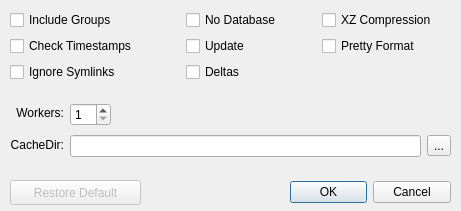
<?xml version="1.0" encoding="UTF-8"?>
<ui version="4.0">
 <class>CreaterepoArguments</class>
 <widget class="QDialog" name="CreaterepoArguments">
  <property name="geometry">
   <rect>
    <x>0</x>
    <y>0</y>
    <width>461</width>
    <height>211</height>
   </rect>
  </property>
  <property name="minimumSize">
   <size>
    <width>461</width>
    <height>211</height>
   </size>
  </property>
  <property name="maximumSize">
   <size>
    <width>461</width>
    <height>211</height>
   </size>
  </property>
  <property name="windowTitle">
   <string>Createrepo Arguments</string>
  </property>
  <property name="windowIcon">
   <iconset resource="Images.qrc">
    <normaloff>:/Icons/Images/yumrepomanager.png</normaloff>:/Icons/Images/yumrepomanager.png</iconset>
  </property>
  <widget class="QDialogButtonBox" name="buttonBox">
   <property name="geometry">
    <rect>
     <x>290</x>
     <y>180</y>
     <width>161</width>
     <height>25</height>
    </rect>
   </property>
   <property name="standardButtons">
    <set>QDialogButtonBox::Cancel|QDialogButtonBox::Ok</set>
   </property>
  </widget>
  <widget class="QPushButton" name="pushButtonRestoreDefault">
   <property name="enabled">
    <bool>false</bool>
   </property>
   <property name="geometry">
    <rect>
     <x>10</x>
     <y>180</y>
     <width>131</width>
     <height>25</height>
    </rect>
   </property>
   <property name="text">
    <string>Restore Default</string>
   </property>
   <property name="icon">
    <iconset resource="Images.qrc">
     <normaloff>:/Icons/Images/Undo.png</normaloff>:/Icons/Images/Undo.png</iconset>
   </property>
   <property name="iconSize">
    <size>
     <width>12</width>
     <height>12</height>
    </size>
   </property>
  </widget>
  <widget class="QWidget" name="layoutWidget1">
   <property name="geometry">
    <rect>
     <x>10</x>
     <y>100</y>
     <width>441</width>
     <height>62</height>
    </rect>
   </property>
   <layout class="QHBoxLayout" name="horizontalLayout_4">
    <item>
     <layout class="QVBoxLayout" name="verticalLayout_4">
      <property name="spacing">
       <number>-1</number>
      </property>
      <property name="bottomMargin">
       <number>4</number>
      </property>
      <item>
       <widget class="QLabel" name="labelWorkers">
        <property name="text">
         <string>Workers:</string>
        </property>
        <property name="alignment">
         <set>Qt::AlignRight|Qt::AlignTrailing|Qt::AlignVCenter</set>
        </property>
        <property name="indent">
         <number>0</number>
        </property>
        <property name="buddy">
         <cstring>spinBoxWorkers</cstring>
        </property>
       </widget>
      </item>
      <item>
       <widget class="QLabel" name="labelCacheDir">
        <property name="text">
         <string>CacheDir:</string>
        </property>
        <property name="alignment">
         <set>Qt::AlignRight|Qt::AlignTrailing|Qt::AlignVCenter</set>
        </property>
        <property name="indent">
         <number>0</number>
        </property>
        <property name="buddy">
         <cstring>lineEditCacheDir</cstring>
        </property>
       </widget>
      </item>
     </layout>
    </item>
    <item>
     <layout class="QVBoxLayout" name="verticalLayout_3">
      <item>
       <layout class="QHBoxLayout" name="horizontalLayout_2">
        <item>
         <widget class="QSpinBox" name="spinBoxWorkers">
          <property name="minimum">
           <number>1</number>
          </property>
         </widget>
        </item>
        <item>
         <spacer name="horizontalSpacer">
          <property name="orientation">
           <enum>Qt::Horizontal</enum>
          </property>
          <property name="sizeHint" stdset="0">
           <size>
            <width>40</width>
            <height>20</height>
           </size>
          </property>
         </spacer>
        </item>
       </layout>
      </item>
      <item>
       <layout class="QHBoxLayout" name="horizontalLayout">
        <property name="topMargin">
         <number>0</number>
        </property>
        <property name="bottomMargin">
         <number>0</number>
        </property>
        <item>
         <widget class="QLineEdit" name="lineEditCacheDir"/>
        </item>
        <item>
         <widget class="QToolButton" name="toolButton">
          <property name="text">
           <string>...</string>
          </property>
         </widget>
        </item>
       </layout>
      </item>
     </layout>
    </item>
   </layout>
  </widget>
  <widget class="QWidget" name="layoutWidget">
   <property name="geometry">
    <rect>
     <x>10</x>
     <y>10</y>
     <width>441</width>
     <height>81</height>
    </rect>
   </property>
   <layout class="QHBoxLayout" name="horizontalLayout_3">
    <item>
     <layout class="QVBoxLayout" name="verticalLayout_5">
      <property name="rightMargin">
       <number>10</number>
      </property>
      <item>
       <widget class="QCheckBox" name="checkBoxIncludeGroups">
        <property name="text">
         <string>Include Groups</string>
        </property>
       </widget>
      </item>
      <item>
       <widget class="QCheckBox" name="checkBoxCheckTimestamps">
        <property name="minimumSize">
         <size>
          <width>160</width>
          <height>0</height>
         </size>
        </property>
        <property name="maximumSize">
         <size>
          <width>160</width>
          <height>16777215</height>
         </size>
        </property>
        <property name="text">
         <string>Check Timestamps</string>
        </property>
        <property name="tristate">
         <bool>false</bool>
        </property>
       </widget>
      </item>
      <item>
       <widget class="QCheckBox" name="checkBoxIgnoreSymlinks">
        <property name="text">
         <string>Ignore Symlinks</string>
        </property>
       </widget>
      </item>
      <item>
       <spacer name="verticalSpacer_3">
        <property name="orientation">
         <enum>Qt::Vertical</enum>
        </property>
        <property name="sizeHint" stdset="0">
         <size>
          <width>144</width>
          <height>13</height>
         </size>
        </property>
       </spacer>
      </item>
     </layout>
    </item>
    <item>
     <layout class="QVBoxLayout" name="verticalLayout_2">
      <property name="leftMargin">
       <number>0</number>
      </property>
      <property name="rightMargin">
       <number>0</number>
      </property>
      <property name="bottomMargin">
       <number>0</number>
      </property>
      <item>
       <widget class="QCheckBox" name="checkBoxNoDatabase">
        <property name="text">
         <string>No Database</string>
        </property>
       </widget>
      </item>
      <item>
       <widget class="QCheckBox" name="checkBoxUpdate">
        <property name="text">
         <string>Update</string>
        </property>
       </widget>
      </item>
      <item>
       <widget class="QCheckBox" name="checkBoxDeltas">
        <property name="text">
         <string>Deltas</string>
        </property>
       </widget>
      </item>
      <item>
       <spacer name="verticalSpacer_2">
        <property name="orientation">
         <enum>Qt::Vertical</enum>
        </property>
        <property name="sizeHint" stdset="0">
         <size>
          <width>20</width>
          <height>40</height>
         </size>
        </property>
       </spacer>
      </item>
     </layout>
    </item>
    <item>
     <layout class="QVBoxLayout" name="verticalLayout">
      <property name="rightMargin">
       <number>0</number>
      </property>
      <item>
       <widget class="QCheckBox" name="checkBoxXZCompression">
        <property name="text">
         <string>XZ Compression</string>
        </property>
       </widget>
      </item>
      <item>
       <widget class="QCheckBox" name="checkBoxPrettyFormat">
        <property name="text">
         <string>Pretty Format</string>
        </property>
       </widget>
      </item>
      <item>
       <spacer name="verticalSpacer">
        <property name="orientation">
         <enum>Qt::Vertical</enum>
        </property>
        <property name="sizeHint" stdset="0">
         <size>
          <width>20</width>
          <height>40</height>
         </size>
        </property>
       </spacer>
      </item>
     </layout>
    </item>
   </layout>
  </widget>
 </widget>
 <tabstops>
  <tabstop>checkBoxIncludeGroups</tabstop>
  <tabstop>checkBoxCheckTimestamps</tabstop>
  <tabstop>checkBoxIgnoreSymlinks</tabstop>
  <tabstop>checkBoxNoDatabase</tabstop>
  <tabstop>checkBoxUpdate</tabstop>
  <tabstop>checkBoxDeltas</tabstop>
  <tabstop>checkBoxXZCompression</tabstop>
  <tabstop>checkBoxPrettyFormat</tabstop>
  <tabstop>spinBoxWorkers</tabstop>
  <tabstop>lineEditCacheDir</tabstop>
  <tabstop>toolButton</tabstop>
  <tabstop>pushButtonRestoreDefault</tabstop>
  <tabstop>buttonBox</tabstop>
 </tabstops>
 <resources>
  <include location="Images.qrc"/>
 </resources>
 <connections/>
</ui>
